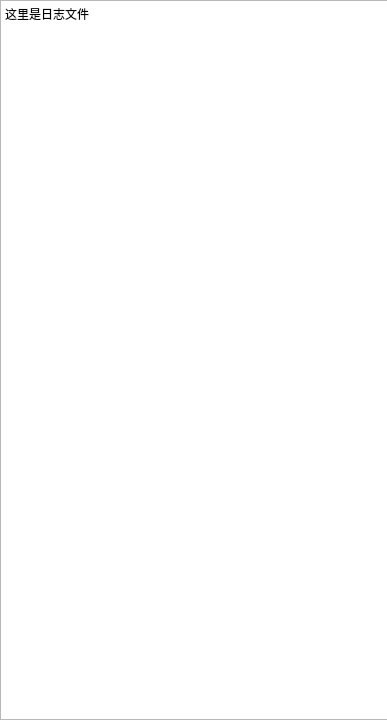
<?xml version="1.0" encoding="UTF-8"?>
<ui version="4.0">
 <class>Log</class>
 <widget class="QWidget" name="Log">
  <property name="geometry">
   <rect>
    <x>0</x>
    <y>0</y>
    <width>387</width>
    <height>720</height>
   </rect>
  </property>
  <property name="windowTitle">
   <string>Log</string>
  </property>
  <widget class="QPlainTextEdit" name="LogText">
   <property name="geometry">
    <rect>
     <x>0</x>
     <y>0</y>
     <width>391</width>
     <height>720</height>
    </rect>
   </property>
   <property name="plainText">
    <string>这里是日志文件</string>
   </property>
  </widget>
 </widget>
 <resources/>
 <connections/>
</ui>
